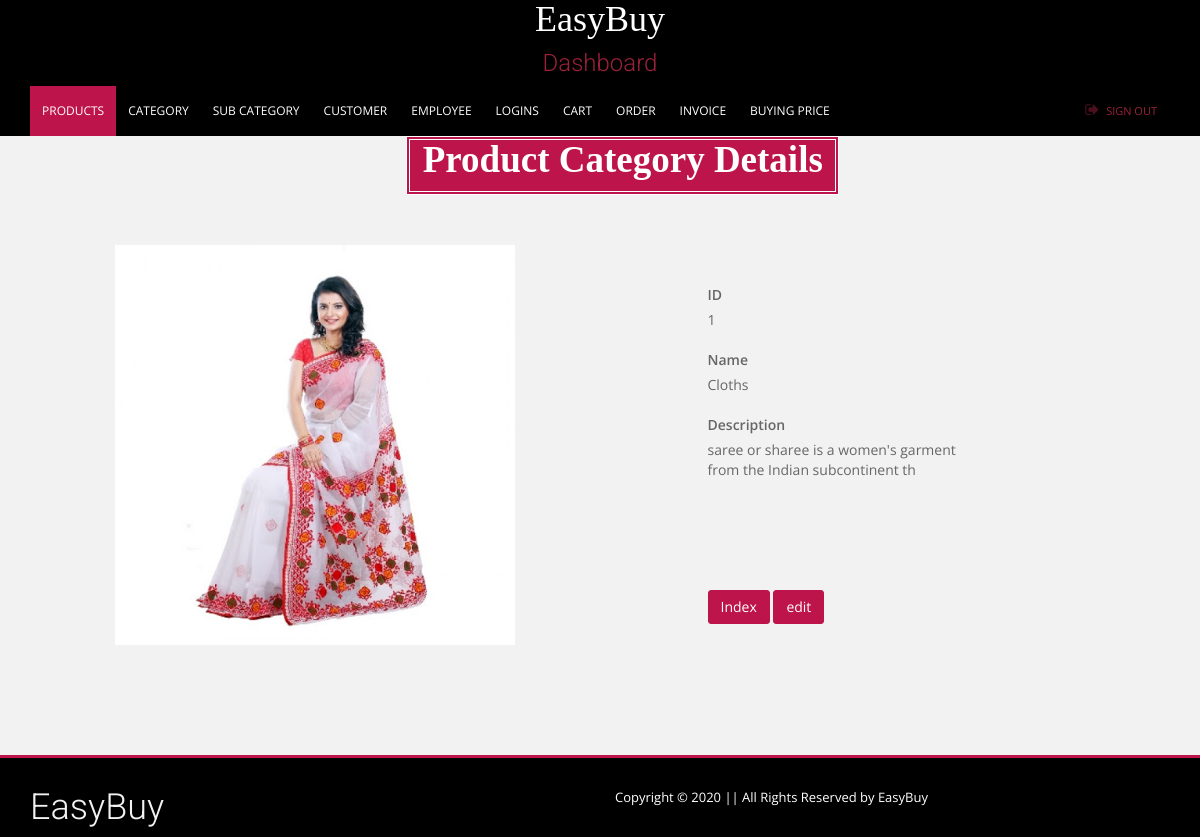
/views/category/details.php?Id=1 (signed in), run on the app's committed database.
### tables this page shows
CREATE TABLE `category` (
  `Id` int(11) NOT NULL,
  `Name` varchar(30) NOT NULL,
  `Description` varchar(500) NOT NULL,
  `img_path` varchar(100) NOT NULL
);

### app/controller/categoryController.php (called while the page is built, shortened)
<?php
    function details()
    {
        $id = $_REQUEST['Id'];
        $s = "select * from category where Id=".$id."";
        $jsonData = readQuery($s);
        $data = json_decode($jsonData);
        return $data;
    }
?>

### app/model/model.php (called while the page is built, shortened)
<?php
    function readQuery($sql)
    {
        $conn = new mysqli(servername , username, password, databaseName);
        $arr = [];
        $result = $conn->query($sql);
        if ($result == TRUE) {
            while($row = $result->fetch_assoc()) {
                $arr[] = $row;
            }
        }
        else
        {
            echo "Error: " . $conn->error;
        }
        $json_data = json_encode($arr);
        return $json_data;
    }
?>

### views/category/details.php (the view, shortened to what this page needs)
<?php
    include CON_FRONT.'categoryController.php';
    $category = details();
?>
<!DOCTYPE html>
<html>
<head>
	<link rel="stylesheet" href="">
</head>
<body>
    <?php include "../layout/adminHeader.php";?>
    <div class="container">
        <div class="row">
            <div class="col-md-12">
                <div class="section-title text-center">
                        <h2 style="font-weight: 700;">Product Category Details </h2>
                </div>
                <br><br>
            </div>
            <div class="row">
                <div class="col-md-4 col-md-offset-1">
                    <img src="<?php echo RSR.$category[0]->img_path; ?>" style="height:400px; width:400px" alt="" >
                </div>
                <div class="col-md-4 col-md-offset-1">
                    <div class="detail-content" style="padding-left: 25% ">
                    <br>
                    <br>
                    <label for="">ID</label><br>
                    <?php echo $category[0]->Id; ?>
                    <br>
                    <br>
                    <label for="">Name</label><br>
                    <?php echo $category[0]->Name; ?>
                    <br>
                    <br>
                    <label for="">Description</label><br>
                    <?php echo $category[0]->Description; ?>
                    <div class="gap"></div>
                    <a class="btn btn-primary" href="index.php">Index</a>
                    <a class="btn btn-primary" href="update.php?Id=<?= $category[0]->Id ?>">edit</a>
                    <br>
                    <br>
                </div>
            </div>
        </div>
        <div class="gap"></div>
    </div>
</div>
    <?php include "../layout/adminFooter.php";?>
</body>
</html>

### data on the page
category: img_path (picture), Id "1", Name "Cloths", Description "saree or sharee is a women's garment from the Indian subcontinent th"
